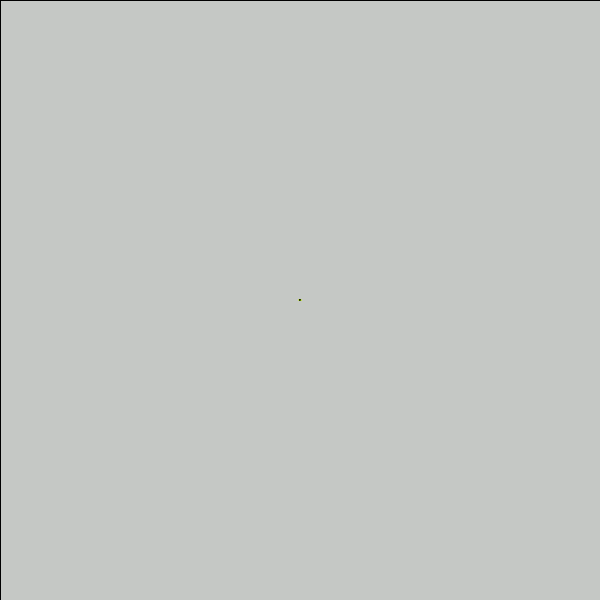
Frame 1 (no input)
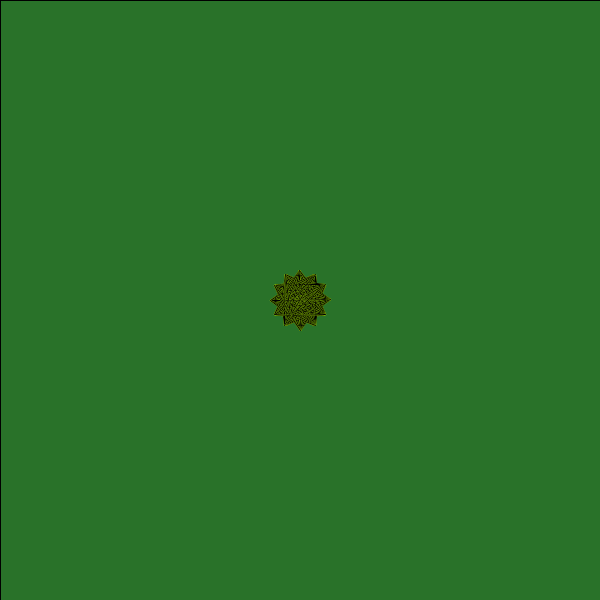
Frame 60 (the mouse pressed at the canvas centre just before this capture)
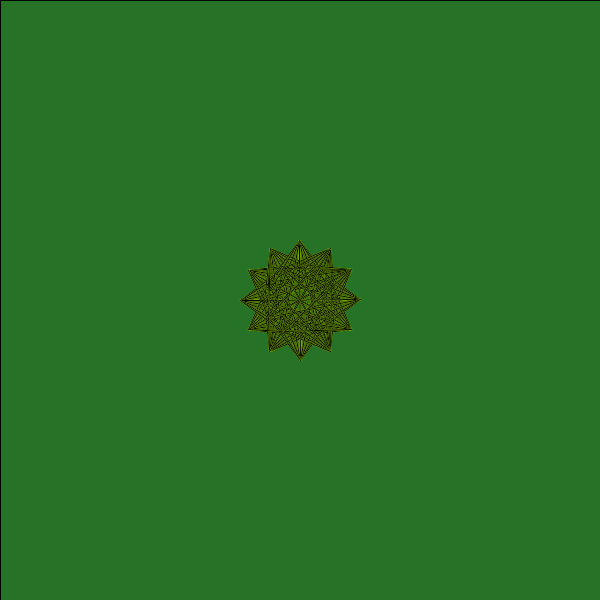
Frame 120 (the mouse held since frame 60 and released just before this capture)

The Processing sketch that drew these frames (run headless with seeded random() and noise(); from frame 60 on, the mouse is pressed at the canvas centre):

// Processing sketch: processing_185734
// ── processing_185734.pde

//sketch influenced by Ira Greenberg's "Creative Coding" book
// "star" built using sin() cos() and line()
float rad1, rad2, incr1, incr2;
int sze;
void setup() {
  sze = 300;
  //size(sze*2, sze*2);// not in jsMode
  size(600, 600);
  rad1 = 0;
  rad2 = 0;
  incr1 = .3;
  incr2 = .5;
}

void draw() {
  fill(#206723, 10);
  rect(0,0,width, height);
  
  rad1 += incr1;
  rad2 += incr2;
  if (rad1 > sze || rad1 < -sze) incr1 *= -1;
  if (rad2 > sze || rad2 < -sze) incr2 *= -1;

  translate(width/2, height/2);

  // plot circumference points for two circles
  for (int i = 0; i < 360; i+=30) {
    float dx1 = (sin(radians(i)) * rad1);
    float dy1 = (cos(radians(i)) * rad1);
    for (int j = 0; j < 360; j+=30) {
      float dx2 = (sin(radians(j)) * rad2);
      float dy2 = (cos(radians(j)) * rad2);
      stroke(#B7FF03);
      strokeWeight(1.1);
      line(dx1, dy1, dx2, dy2); // connect points
      stroke(0);
      strokeWeight(1);
      line(dx1, dy1, dx2, dy2);// and again 
    }
  }
}
